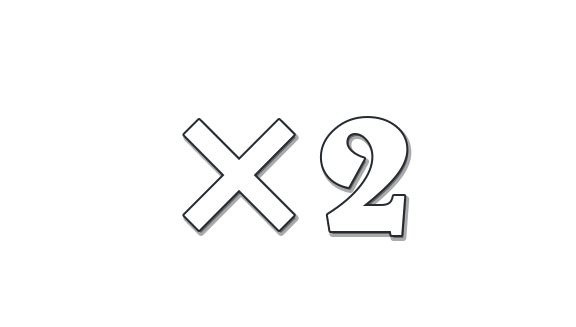
#> input picture assets/x2-white.png, 576 x 327 px
$ python -i cards_placer.py   (imports and definitions only)
#> lines starting #> are read from the running program, lines starting #| are printed output that depends on the picture
import math
import os
import threading
import time
import traceback
from collections import OrderedDict
from io import BytesIO
import numpy as np
from PIL import Image, ImageDraw, ImageFilter

from db.config import FOLDER

# Максимальная сторона выходного изображения (уменьшаем для экономии размера файла)
MAX_OUTPUT_SIDE = 1920
from db.font import FONT, FONT_PATH
from deckview.infrastructure.async_tools import to_thread

# Всегда абсолютный путь к шрифту заголовка (HEARTHSTONE_CYRILLIC), чтобы не подхватить другой шрифт
_TITLE_FONT_PATH = os.path.abspath(os.path.normpath(FONT_PATH))

from .card_showcase import (
    BELWE_FONT_PATH,
    PARCHMENT_PATH,
    WOOD_FRAME_PATH,
    parchment_background,
    wood_frame_overlay,
)
from .custom_background import decorative_background, normalize_background_blur
from .font_catalog import FONT_OPTIONS, load_title_font, normalize_font_key
from .place_runes import place_runes
from .personalization import (
    classify_deck_layout,
    normalize_cards_per_row,
    normalize_class_art_mode,
    normalize_dust_display,
    normalize_mana_curve_mode,
    resolve_cards_per_row,
)
from .prepared_card_cache import load_prepared_card, store_prepared_card
from .text_size import normalize_title_size, title_size_scale


IMAGE_STYLE_CLASSIC = "classic"
IMAGE_STYLE_PARCHMENT = "parchment"
IMAGE_STYLE_CUSTOM = "custom"
VALID_IMAGE_STYLES = {
    IMAGE_STYLE_CLASSIC,
    IMAGE_STYLE_PARCHMENT,
    IMAGE_STYLE_CUSTOM,
}
_CARD_CELL_CACHE_MAX = 96
_card_cell_cache_lock = threading.RLock()
_card_cell_cache: OrderedDict[tuple, tuple[Image.Image, tuple[int, int, int, int]]] = (
    OrderedDict()
)
_VISIBLE_CARD_ALPHA_THRESHOLD = 128
_VISIBLE_CARD_MIN_COVERAGE = 0.01
# A 10% wider grid cell accommodates even the widest current card frames at a
# shared height without horizontally squeezing them (545 px max at 677 px).
_CARD_GRID_WIDTH_RATIO = 1.10
_STANDARD_CARD_VISIBLE_ASPECT = 477 / 677


# [16 lines left out: functions _grid_cell_size, _is_sideboard_card_id, not called in this run]


def normalize_image_style(value) -> str:
    style = str(value or IMAGE_STYLE_CLASSIC).strip().lower()
    return style if style in VALID_IMAGE_STYLES else IMAGE_STYLE_CLASSIC


# [15 lines left out: functions _rust_render_enabled, _rust_render_strict, not called in this run]


def _fast_pil_enabled() -> bool:
    """Opt-in switch for output-compatible Pillow/NumPy optimizations."""
    return os.getenv("DECKVIEW_FAST_PIL", "0").strip().lower() in (
        "1",
        "true",
        "yes",
        "on",
    )


def _tint_sideboard_legacy(im: Image.Image) -> Image.Image:
    """Reference implementation kept as a rollback path."""
    im = im.convert("RGBA")
    width, height = im.size
    pixels = im.load()
    for x in range(width):
        for y in range(height):
            red, green, blue, alpha = pixels[x, y]
            im.putpixel(
                (x, y),
                (
                    min(255, red + 100),
                    min(255, green + 40),
                    min(255, blue + 45),
                    alpha,
                ),
            )
    return im


def _tint_sideboard(im: Image.Image) -> Image.Image:
    """Tint a sideboard card, with a bit-exact vectorized fast path."""
    if not _fast_pil_enabled():
        return _tint_sideboard_legacy(im)

    try:
        pixels = np.asarray(im.convert("RGBA"), dtype=np.uint8).copy()
        rgb = pixels[:, :, :3].astype(np.uint16)
        rgb += np.array([100, 40, 45], dtype=np.uint16)
        pixels[:, :, :3] = np.minimum(rgb, 255).astype(np.uint8)
        return Image.fromarray(pixels, mode="RGBA")
    except Exception as exc:
        print(f"[Deckview Fast PIL] sideboard fallback: {type(exc).__name__}: {exc}")
        return _tint_sideboard_legacy(im)


# [249 lines left out: functions _build_rust_payload, _place_cards_rust, _trim_rgba_alpha_bbox, not called in this run]


# Сдвиг x2 вниз от нижнего края карты (px), затем бейдж режется по высоте зазора до следующего ряда.
X2_DROP_BELOW_CARD_MIN = 12
X2_DROP_BELOW_CARD_MAX = 28


# [361 lines left out: functions _make_parchment_x2_badge, _make_white_x2_badge, _make_x2_badge, _make_custom_mana_curve_overlay, _paste_card_in_cell, _remember_prepared_card_cell and 1 more, not called in this run]


def _clear_card_cell_cache() -> None:
    with _card_cell_cache_lock:
        _card_cell_cache.clear()


# [56 lines left out: functions _fit_deck_title, _fit_asset_to_slot, not called in this run]


class _SkipManaCurve(Exception):
    pass


# [700 lines left out: functions _make_gradient_90, place_cards, not called in this run]

>>> from PIL import Image
>>> picture = Image.open('../assets/x2-white.png')
#> picture is the input picture: PIL image 576x327 RGBA; mean R, G, B, A 16.5, 16.6, 16.7, 20
>>> result = _tint_sideboard(picture)
#> after the loop in _tint_sideboard_legacy, `for x in range(width):`:
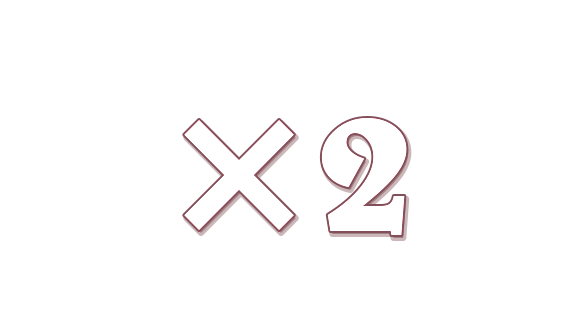
#> im: PIL image 576x327 RGBA; mean R, G, B, A 110.3, 54.1, 58.9, 20; transparent parts drawn white

$ run again, on assets/title.png
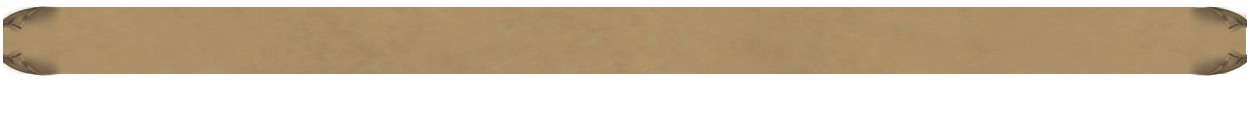
#> input picture assets/title.png, 1250 x 123 px
#> picture is the input picture: PIL image 1250x123 RGBA; mean R, G, B, A 207.3, 192, 170.2, 137.4
#> after the loop in _tint_sideboard_legacy, `for x in range(width):`:
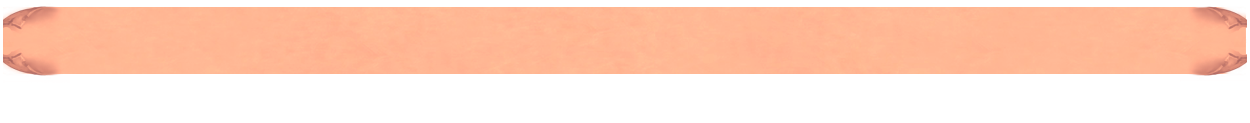
#> im: PIL image 1250x123 RGBA; mean R, G, B, A 254.1, 214.1, 195, 137.4; transparent parts drawn white
